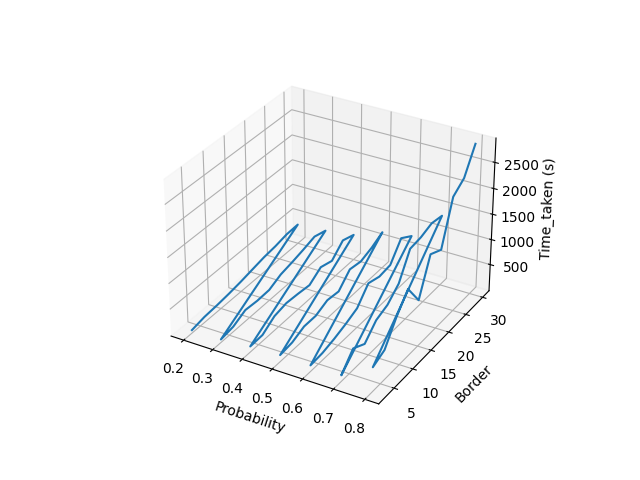

This figure's Python source:
import matplotlib.pyplot as plt
from mpl_toolkits.mplot3d import Axes3D

# Three different variables according to axes declared.
probability, border_width, time_taken = [] ,[] , []

# opening output.txt file. 
with open('/Users/[user]/Desktop/Programmer/output.txt') as result:
	file = result.read()
	file = file.replace('\n', ',').split(',')

# modifications with the data 
i=0
while i < len(file) - 3:
  probability.append(float(file[i]))
  border_width.append(int(file[i+1]))
  time_taken.append((float(int(file[i+2]))))
  i+=3

# plotting the figure 
fig = plt.figure()
graph = fig.add_subplot(111, projection='3d', xlabel='Probability', ylabel='Border', zlabel='Time_taken (s)')
graph.plot(xs=probability, ys=border_width, zs=time_taken)
graph.ticklabel_format(useOffset=False, style='plain')
plt.savefig('graph.png')